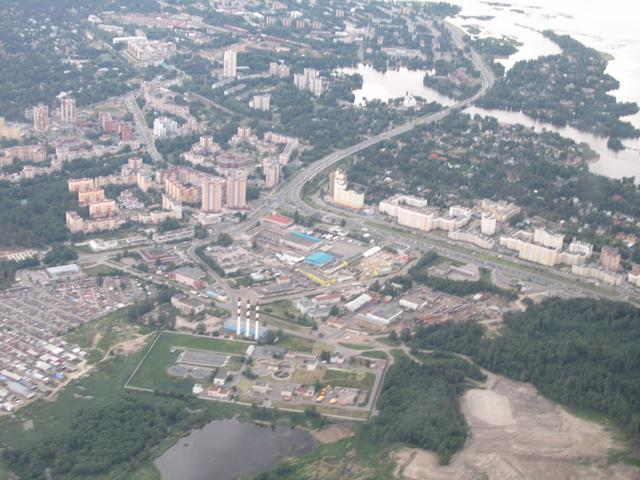
//> input picture Code/img/aereo.jpg, 640 x 480 px
$ ./test ../../img/aereo.jpg 2 3   (built with g++ and OpenCV 4)
//> lines starting //> are read from the running program, lines starting //| are printed output that depends on the picture; after the words box and inside, x2 and y2 are one past the last pixel; in counts of white or black regions, pixels touching at a corner belong together
#include <opencv4/opencv2/opencv.hpp>
#include <iostream>
#include<vector>

using namespace std;
using namespace cv;

int tSize;
double th;

class TNode{

	private:
		Rect region;
		TNode *UL, *UR, *LL, *LR;
		vector<TNode *> merged;
		vector<bool> mergedB = vector<bool>(4,false);
		double stdDev, mean;
	public:
		TNode(Rect r){
			region = r;
			UL = UR = LL = LR = nullptr;
		}

		void addRegion(TNode *R){merged.push_back(R);};
		Rect& getRegion(){return region;};

		void setUL(TNode *UL){this->UL = UL;};
		void setUR(TNode *UR){this->UR = UR;};
		void setLL(TNode *LL){this->LL = LL;};
		void setLR(TNode *LR){this->LR = LR;};


		TNode* getUL(){return UL;};
		TNode* getUR(){return UR;};
		TNode* getLL(){return LL;};
		TNode* getLR(){return LR;};

		void setStdDev(double stdDev){this->stdDev = stdDev;};
		double getStdDev(){return stdDev;};

		void setMean(double mean){this->mean = mean;};
		double getMean(){return mean;};

		vector<TNode *> getMerged(){return merged;};

		void setMergedB(int i){mergedB[i] = true;};
		bool getMergedB(int i){return mergedB[i];};

};


TNode* split(Mat& img, Rect R){

	TNode *root = new TNode(R);
	Scalar mean, stdDev;
	meanStdDev(img(R), mean, stdDev);

	root->setMean(mean[0]);
	root->setStdDev(stdDev[0]);

	if(R.width > tSize && root->getStdDev() > th) //Se non sono simili
	{
		Rect ul(R.x , R.y, R.height/2 ,R.width/2);
		root->setUL(split(img,ul));

		Rect ur(R.x , R.y + R.width/2 , R.height/2 ,R.width/2);
		root->setUR(split(img,ur));

		Rect lr(R.x + R.height/2, R.y + R.width/2, R.height/2 ,R.width/2);
		root->setLR(split(img,lr));

		Rect ll(R.x + R.height/2, R.y, R.height/2 ,R.width/2);
		root->setLL(split(img,ll));
	}

	rectangle(img, R, Scalar(0));

	return root;
}


void merge(TNode *root){

	if(root->getRegion().width > tSize  && root->getStdDev() > th){

		//Prima riga UL- UR
		if(root->getUL()->getStdDev() <= th && root->getUR()->getStdDev() <= th ){

			root->addRegion(root->getUL());
			root->addRegion(root->getUR());

			root->setMergedB(0);
			root->setMergedB(1);

			if(root->getLR()->getStdDev() <= th && root->getLL()->getStdDev() <= th ){

				root->addRegion(root->getLR());
				root->addRegion(root->getLL());

				root->setMergedB(2);
				root->setMergedB(3);
			}
			else{

				merge(root->getLR());
				merge(root->getLL());
			}
		}
		//Seconda Colonna UR-LR
		else if(root->getUR()->getStdDev() <= th && root->getLR()->getStdDev() <= th ){

			root->addRegion(root->getUR());
			root->addRegion(root->getLR());

			root->setMergedB(1);
			root->setMergedB(2);

			if(root->getLL()->getStdDev() <= th && root->getUL()->getStdDev() <= th ){

				root->addRegion(root->getLL());
				root->addRegion(root->getUL());

				root->setMergedB(3);
				root->setMergedB(0);
			}
			else{

				merge(root->getLL());
				merge(root->getUL());
			}
		}
		//Seconda riga LR-LL
		else if(root->getLR()->getStdDev() <= th && root->getLL()->getStdDev() < th ){

			root->addRegion(root->getLR());
			root->addRegion(root->getLL());

			root->setMergedB(2);
			root->setMergedB(3);

			if(root->getUL()->getStdDev() <= th && root->getUR()->getStdDev() <= th ){

				root->addRegion(root->getUL());
				root->addRegion(root->getUR());

				root->setMergedB(0);
				root->setMergedB(1);
			}
			else{

				merge(root->getUL());
				merge(root->getUR());
			}
		}
		//Prima colonna UL-LL
		else if(root->getLL()->getStdDev() <= th && root->getUL()->getStdDev() <= th ){
			root->addRegion(root->getLL());
			root->addRegion(root->getUL());

			root->setMergedB(3);
			root->setMergedB(0);

			if(root->getUR()->getStdDev() <= th && root->getLR()->getStdDev() <= th ){
				root->addRegion(root->getUR());
				root->addRegion(root->getLR());
				root->setMergedB(1);
				root->setMergedB(2);
			}
			else{
				merge(root->getUR());
				merge(root->getLR());
			}
		}
		else{
			merge(root->getUL());
			merge(root->getUR());
			merge(root->getLR());
			merge(root->getLL());
		}
	}
	else{
		root->addRegion(root);
		root->setMergedB(0);
		root->setMergedB(1);
		root->setMergedB(2);
		root->setMergedB(3);
	}

}

void segment(Mat& img ,TNode* root){

	vector<TNode*> tmp = root->getMerged();

	if(!tmp.size()){
		segment(img, root->getUL());
		segment(img, root->getUR());
		segment(img, root->getLR());
		segment(img, root->getLL());
	}
	else{
		double val = 0;
		for(auto x : tmp){
			val += (int)x->getMean();
		}

		val /= tmp.size();

		for(auto x: tmp){
			img(x->getRegion()) = (int)val;
		}


		// size() > 1
		if(tmp.size() > 1){

			if(!root->getMergedB(0))
				segment(img, root->getUL());
			if(!root->getMergedB(1))
				segment(img, root->getUR());
			if(!root->getMergedB(2))
				segment(img, root->getLR());
			if(!root->getMergedB(3))
				segment(img, root->getLL());
		}
	}


}


int main(int argc, char** argv){

	Mat src = imread( argv[1], IMREAD_GRAYSCALE );
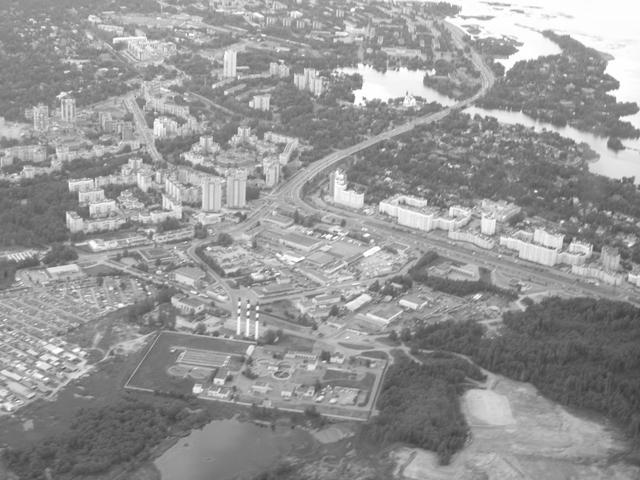
//> src: 480 rows x 640 cols, CV_8UC1; min 58, max 255, mean 149.9
    if( src.empty())
        exit(-1);

    th = stod(argv[2]);
//> th = 2
    tSize = stoi(argv[3]);
//> tSize = 3

    GaussianBlur(src, src, Size(5,5), 0, 0);

    int exponent = log(min(src.cols, src.rows)) / log (2);
//> exponent = 8
    int s = pow(2.0, (double)exponent);
//> s = 256
    Rect square = Rect(0,0, s,s);
//> square = Rect(0, 0, 256, 256)
    src = src(square).clone();
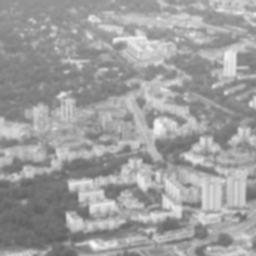
//> src: 256 rows x 256 cols, CV_8UC1; min 95, max 248, mean 158.5
    Mat srcSeg=src.clone();

    TNode *root = split(src, Rect(0,0, src.rows, src.cols));
//> in split, `meanStdDev(img(R), mean, stdDev);`: mean = Scalar(158.5); stdDev = Scalar(28.33)
//> in split, `Rect ul(R.x , R.y, R.height/2 ,R.width/2);`: ul = Rect(0, 0, 128, 128)
//> in split (call 2), `meanStdDev(img(R), mean, stdDev);`: mean = Scalar(153.2); stdDev = Scalar(19.74)
//> in split (call 2), `Rect ul(R.x , R.y, R.height/2 ,R.width/2);`: ul = Rect(0, 0, 64, 64)
//> in split (call 6), `rectangle(img, R, Scalar(0));`: img: 256 rows x 256 cols, CV_8UC1; 28 pixels changed, all inside (x1, y1, x2, y2) = (0, 0, 8, 8)
//> in split (call 8), `root->setUL(split(img,ul));`: img: 256 rows x 256 cols, CV_8UC1; min 0, max 248, mean 158.5
//> in split (call 8), `root->setUR(split(img,ur));`: img: 256 rows x 256 cols, CV_8UC1; min 0, max 248, mean 158.4
//> in split (call 8), `root->setLR(split(img,lr));`: img: 256 rows x 256 cols, CV_8UC1; min 0, max 248, mean 158.4
//> in split (call 8), `root->setLL(split(img,ll));`: img: 256 rows x 256 cols, CV_8UC1; min 0, max 248, mean 158.4
//> in split (call 7), `root->setUR(split(img,ur));`: img: 256 rows x 256 cols, CV_8UC1; min 0, max 248, mean 158.4
//> in split (call 7), `root->setLR(split(img,lr));`: img: 256 rows x 256 cols, CV_8UC1; min 0, max 248, mean 158.3
//> in split (call 7), `root->setLL(split(img,ll));`: img: 256 rows x 256 cols, CV_8UC1; min 0, max 248, mean 158.3
//> in split (call 5), `root->setLL(split(img,ll));`: img: 256 rows x 256 cols, CV_8UC1; min 0, max 248, mean 158
//> in split (call 2), `Rect ur(R.x , R.y + R.width/2 , R.height/2 ,R.width/2);`: ur = Rect(0, 64, 64, 64)
//> in split (call 2), `Rect lr(R.x + R.height/2, R.y + R.width/2, R.height/2 ,R.width/2);`: lr = Rect(64, 64, 64, 64)
//> in split (call 2), `Rect ll(R.x + R.height/2, R.y, R.height/2 ,R.width/2);`: ll = Rect(64, 0, 64, 64)
//> in split (call 2), `root->setLL(split(img,ll));`:
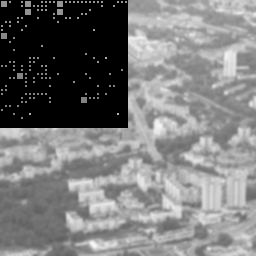
//> img: 256 rows x 256 cols, CV_8UC1; min 0, max 248, mean 122
//> in split (call 2), `rectangle(img, R, Scalar(0));`: R = Rect(0, 0, 128, 128)
//> in split, `Rect ur(R.x , R.y + R.width/2 , R.height/2 ,R.width/2);`: ur = Rect(0, 128, 128, 128)
//> in split, `root->setUR(split(img,ur));`:
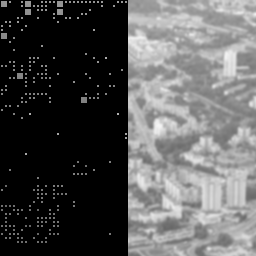
//> img: 256 rows x 256 cols, CV_8UC1; min 0, max 245, mean 86.1
//> in split, `Rect lr(R.x + R.height/2, R.y + R.width/2, R.height/2 ,R.width/2);`: lr = Rect(128, 128, 128, 128)
//> in split, `root->setLR(split(img,lr));`:
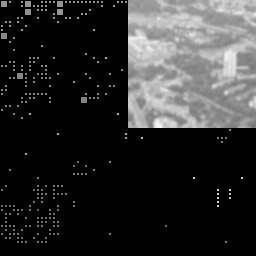
//> img: 256 rows x 256 cols, CV_8UC1; min 0, max 245, mean 44.7
//> in split, `Rect ll(R.x + R.height/2, R.y, R.height/2 ,R.width/2);`: ll = Rect(128, 0, 128, 128)
//> in split, `root->setLL(split(img,ll));`:
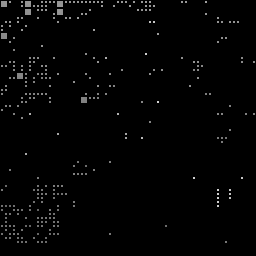
//> img: 256 rows x 256 cols, CV_8UC1; min 0, max 211, mean 3.2
//> in split, `rectangle(img, R, Scalar(0));`: R = Rect(0, 0, 256, 256)
//> in addRegion, `void addRegion(TNode *R){merged.push_back(R);};`: merged = 1 item
    merge(root);
    segment(srcSeg,root);
//> in segment, `vector<TNode*> tmp = root->getMerged();`: tmp = 0 items
//> after the loop in segment (call 6), `for(auto x: tmp)`: img: 256 rows x 256 cols, CV_8UC1; 0.07% of pixels changed, all inside (x1, y1, x2, y2) = (0, 0, 8, 8)
//> after the loop in segment (call 8), `for(auto x: tmp)`: img: 256 rows x 256 cols, CV_8UC1; min 95, max 248, mean 158.5
//> in segment (call 8), `segment(img, root->getLR());`: img: 256 rows x 256 cols, CV_8UC1; min 95, max 248, mean 158.5
//> in segment (call 8), `segment(img, root->getLL());`: img: 256 rows x 256 cols, CV_8UC1; min 95, max 248, mean 158.5
//> in segment (call 7), `segment(img, root->getUR());`: img: 256 rows x 256 cols, CV_8UC1; min 95, max 248, mean 158.5
//> in segment (call 7), `segment(img, root->getLR());`: img: 256 rows x 256 cols, CV_8UC1; min 95, max 248, mean 158.5
//> in segment (call 7), `segment(img, root->getLL());`: img: 256 rows x 256 cols, CV_8UC1; min 95, max 248, mean 158.5
//> in segment (call 5), `segment(img, root->getLR());`: img: 256 rows x 256 cols, CV_8UC1; min 95, max 248, mean 158.5
//> in segment (call 5), `segment(img, root->getLL());`: img: 256 rows x 256 cols, CV_8UC1; min 95, max 248, mean 158.5
//> in segment (call 4), `segment(img, root->getUR());`: img: 256 rows x 256 cols, CV_8UC1; min 95, max 248, mean 158.5
//> in segment (call 4), `segment(img, root->getLR());`: img: 256 rows x 256 cols, CV_8UC1; min 95, max 248, mean 158.5
//> in segment (call 4), `segment(img, root->getLL());`: img: 256 rows x 256 cols, CV_8UC1; min 95, max 248, mean 158.5
//> in segment (call 3), `segment(img, root->getUR());`: img: 256 rows x 256 cols, CV_8UC1; min 95, max 248, mean 158.5
//> in segment (call 3), `segment(img, root->getLR());`: img: 256 rows x 256 cols, CV_8UC1; min 95, max 248, mean 158.5
//> in segment (call 3), `segment(img, root->getLL());`: img: 256 rows x 256 cols, CV_8UC1; min 95, max 248, mean 158.5
//> in segment (call 2), `segment(img, root->getUR());`: img: 256 rows x 256 cols, CV_8UC1; min 95, max 248, mean 158.5
//> in segment (call 2), `segment(img, root->getLR());`: img: 256 rows x 256 cols, CV_8UC1; min 95, max 248, mean 158.4
//> in segment (call 2), `segment(img, root->getLL());`: img: 256 rows x 256 cols, CV_8UC1; min 95, max 248, mean 158.4

    imshow("Quad Tree", src);
	waitKey(0);

    imshow("Segmented", srcSeg);
    waitKey(0);


	return 0;
}

$ run again, on Code/img/apple.jpg
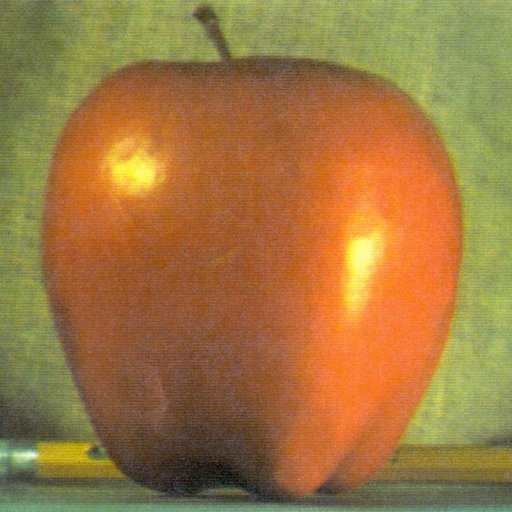
//> input picture Code/img/apple.jpg, 512 x 512 px
//> `Mat src = imread( argv[1], IMREAD_GRAYSCALE );`:
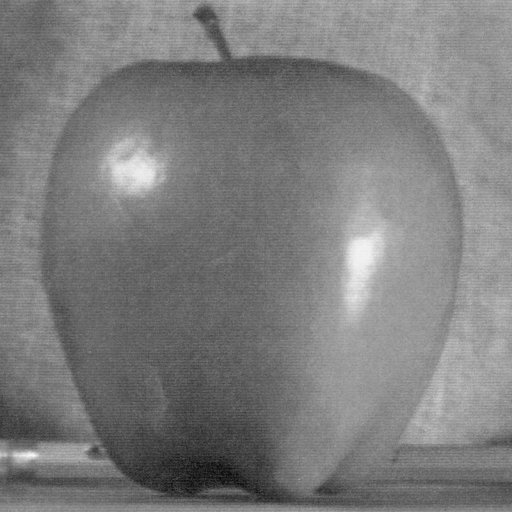
//> src: 512 rows x 512 cols, CV_8UC1; min 7, max 250, mean 125.2
//> th = 2
//> tSize = 3
//> region = Rect(0, 0, 512, 512)
//> mean = Scalar(125.2); stdDev = Scalar(29.17)
//> in split, `Rect ul(R.x , R.y, R.height/2 ,R.width/2);`: ul = Rect(0, 0, 256, 256)
//> ur = Rect(0, 256, 256, 256)
//> lr = Rect(256, 256, 256, 256)
//> ll = Rect(256, 0, 256, 256)
//> in split, `root->setLL(split(img,ll));`:
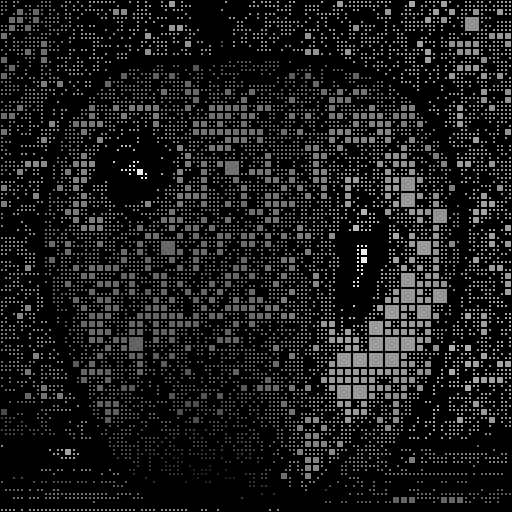
//> img: 512 rows x 512 cols, CV_8UC1; min 0, max 241, mean 27
//> R = Rect(0, 0, 512, 512)
//> merged = 1 item
//> tmp = 0 items
